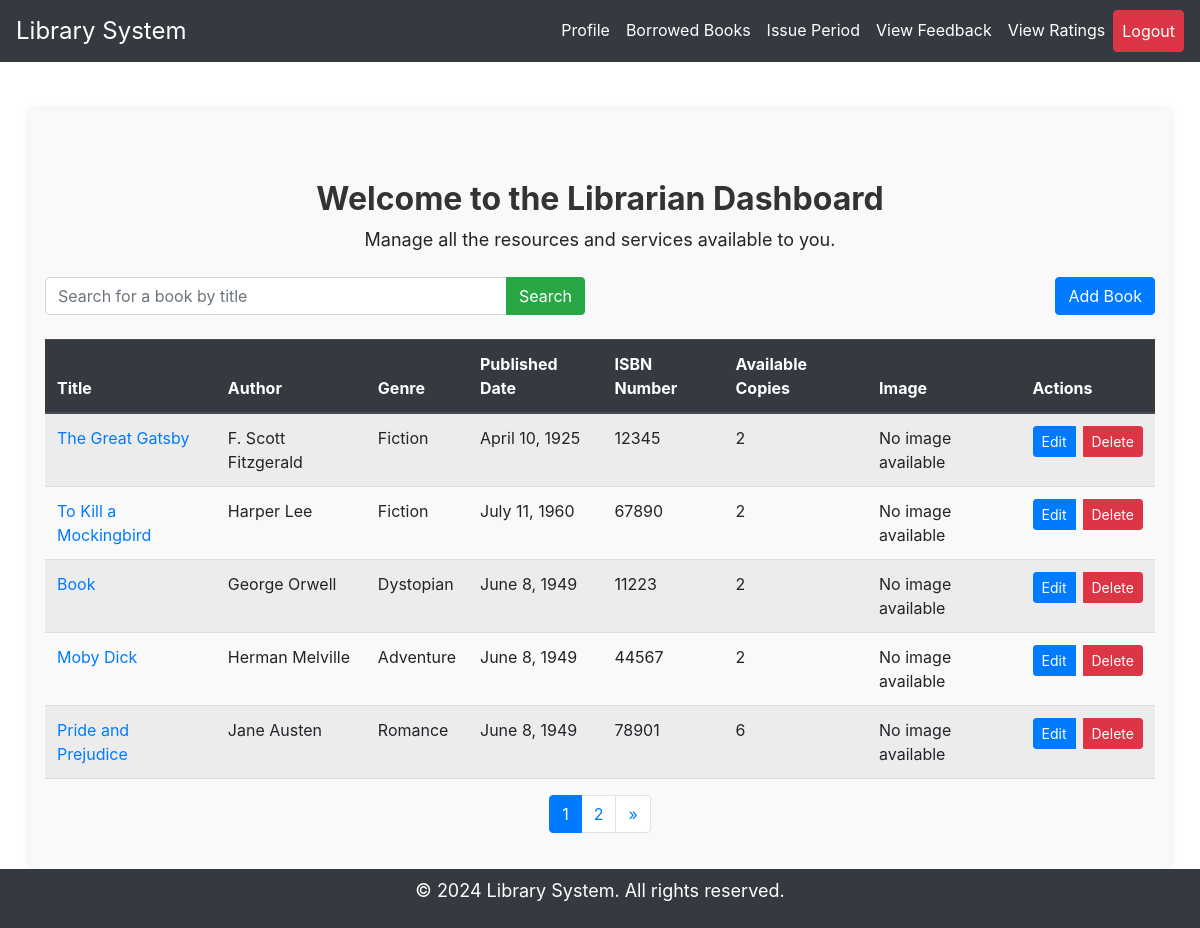
The app's page /librarian/dashboard/ (signed in), older data.
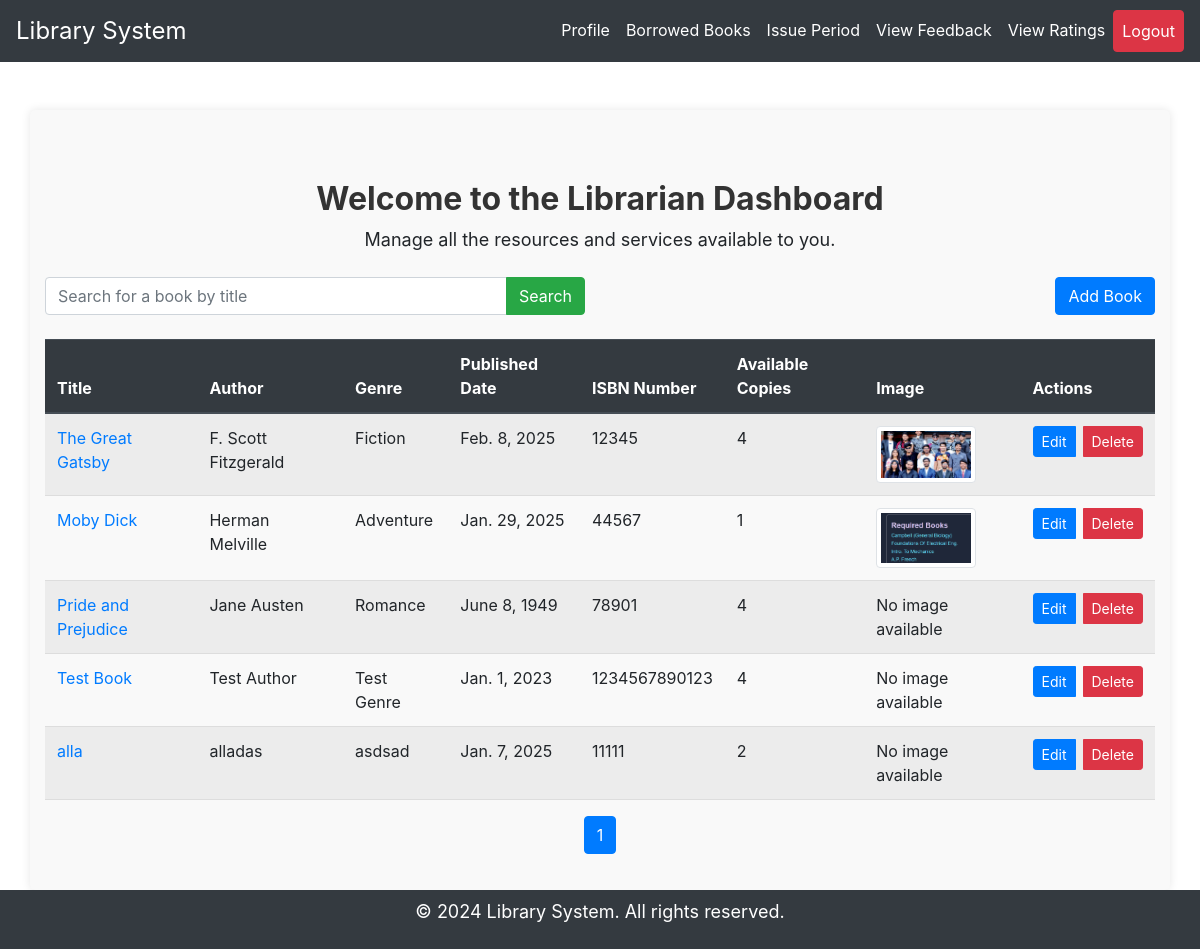
The same page, newer data.
### lib/models.py (models this page shows, shortened)
class Book(models.Model):
    title = models.CharField(max_length=200)
    author = models.CharField(max_length=200)
    genre = models.CharField(max_length=200)
    published_date = models.DateField()
    isbn_number = models.BigIntegerField(unique=True)
    available_copies = models.IntegerField(
    validators=[MinValueValidator(0)]
)
    image = models.ImageField(upload_to='book_images/', blank=True, null=True)  # Add this line
    total_ratings = models.IntegerField(default=0)
    total_rating_value = models.IntegerField(default=0)

### lib/views.py (the view)
# urls.py: path('librarian/dashboard/', views.librarian_dashboard, name='librarian_dashboard'),
@staff_member_required
def librarian_dashboard(request):
    query = request.GET.get('q')
    if query:
        books = Book.objects.filter(title__icontains=query)
    else:
        books = Book.objects.all()
    paginator = Paginator(books, 5)  # Show 5 books per page
    page_number = request.GET.get('page')
    page_obj = paginator.get_page(page_number)
    return render(request, 'lib/librarian_dashboard.html', {'books': books,'page_obj': page_obj})

### lib/templates/lib/librarian_dashboard.html (shortened to what the changed rows need)
{% load static %}
<!DOCTYPE html>
<html lang="en">
<head>
    <link rel="stylesheet" href="{% static 'css/styles.css' %}">
    <link href="https://stackpath.bootstrapcdn.com/bootstrap/4.5.2/css/bootstrap.min.css" rel="stylesheet">
</head>
<body class="d-flex flex-column min-vh-100">
    <div class="container mt-5">
        <div class="welcome-message text-center mb-4">
            <h2>Welcome to the Librarian Dashboard</h2>
        </div>
        <table class="table table-striped">
            <thead class="thead-dark">
                <tr>
                    <th>Title</th>
                    <th>Author</th>
                    <th>Genre</th>
                    <th>Published Date</th>
                    <th>ISBN Number</th>
                    <th>Available Copies</th>
                    <th>Image</th>
                    <th>Actions</th>
                </tr>
            </thead>
            <tbody>
                {% for book in page_obj %}
                <tr>
                    <td>
                        <a href="{% url 'lib:book_detail_lib' book.isbn_number %}">{{ book.title }}</a>
                    </td>
                    <td>{{ book.author }}</td>
                    <td>{{ book.genre }}</td>
                    <td>{{ book.published_date }}</td>
                    <td>{{ book.isbn_number }}</td>
                    <td>{{ book.available_copies }}</td>
                    <td>
                        {% if book.image %}
                            <img src="{{ book.image.url }}" alt="{{ book.title }}" class="img-thumbnail" style="max-width: 100px;">
                        {% else %}
                            No image available
                        {% endif %}
                    </td>
                    <td>
                        <div class="btn-group" role="group">
                            <a href="{% url 'lib:book_detail_lib' book.isbn_number %}" class="btn btn-sm btn-primary mr-2">Edit</a>
                            <a href="{% url 'lib:delete_book' book.isbn_number %}" class="btn btn-sm btn-danger">Delete</a>
                        </div>
                    </td>
                </tr>
                {% empty %}
                <tr>
                    <td colspan="8" class="text-center">No books available</td>
                </tr>
                {% endfor %}
            </tbody>
        </table>
        <nav aria-label="Page navigation">
            <ul class="pagination justify-content-center">
                {% for num in page_obj.paginator.page_range %}
                <li class="page-item {% if page_obj.number == num %}active{% endif %}">
                    <a class="page-link" href="?page={{ num }}">{{ num }}</a>
                </li>
                {% endfor %}
                {% if page_obj.has_next %}
                <li class="page-item">
                    <a class="page-link" href="?page={{ page_obj.next_page_number }}" aria-label="Next">
                        <span aria-hidden="true">&raquo;</span>
                    </a>
                </li>
                {% endif %}
            </ul>
        </nav>
    </div>
</body>
</html>

Row changes from the older to the newer data that the page shows:
removed Book: title "To Kill a Mockingbird", author "Harper Lee", genre "Fiction", published_date "July 11, 1960", isbn_number "67890", available_copies "2", image "No image available"
removed Book: title "Book", author "George Orwell", genre "Dystopian", published_date "June 8, 1949", isbn_number "11223", available_copies "2", image "No image available"
changed Book "The Great Gatsby": published_date "April 10, 1925" → "Feb. 8, 2025"; available_copies "2" → "4"; image: picture added; no longer shows "No image available"
changed Book "Moby Dick": published_date "June 8, 1949" → "Jan. 29, 2025"; available_copies "2" → "1"; image: picture added; no longer shows "No image available"
changed Book "Pride and Prejudice": available_copies "6" → "4"
now on this page (row edited): Book: title "Test Book", author "Test Author", genre "Test Genre", published_date "Jan. 1, 2023", isbn_number "1234567890123", available_copies "4", image "No image available"
added Book: title "alla", author "alladas", genre "asdsad", published_date "Jan. 7, 2025", isbn_number "11111", available_copies "2", image "No image available"
Text that changed along with them:
list line gone: "2"
